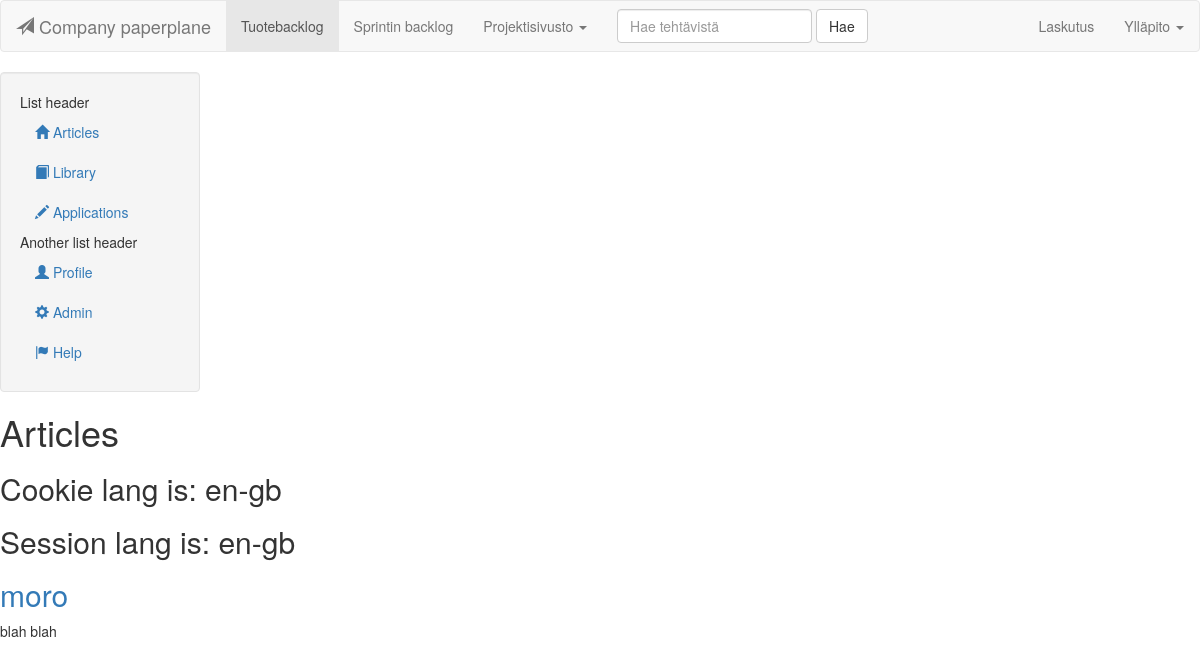
/articles/all/, run on an earlier commit of the app's database.
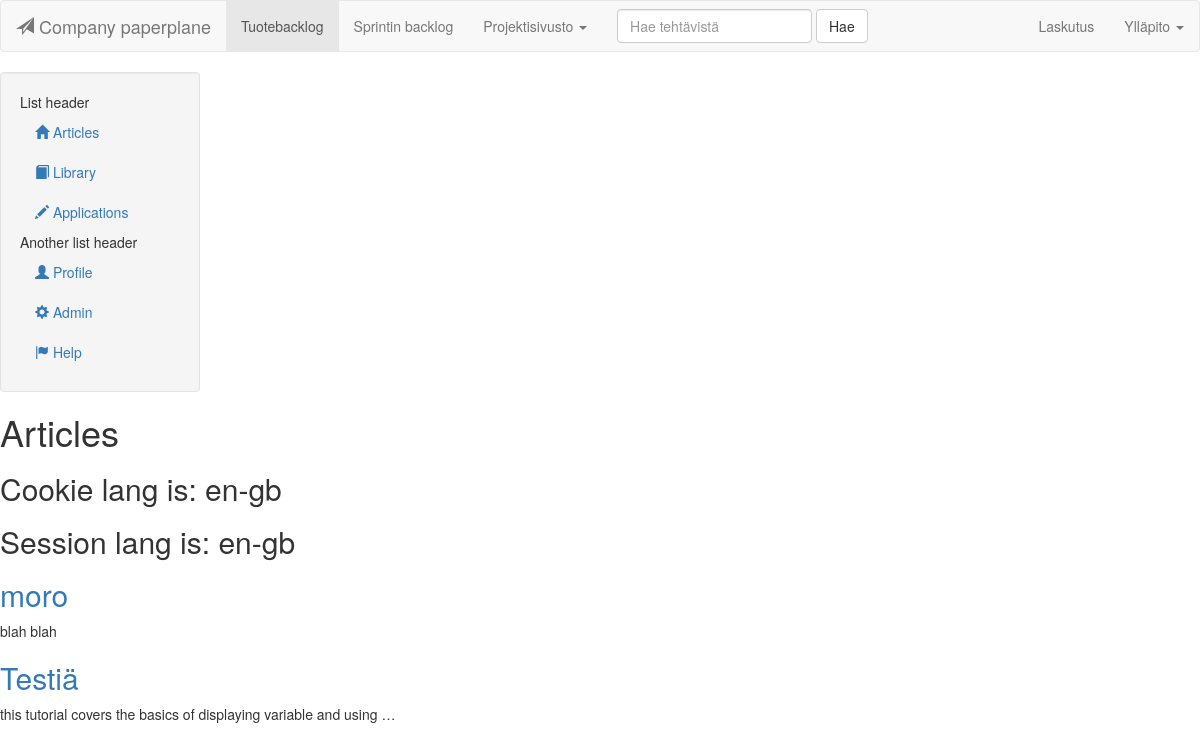
And on a later commit of the database.
### article/models.py (models this page shows)
class Article(models.Model):
  title = models.CharField(max_length=200)
  body = models.TextField()
  pub_date = models.DateTimeField('date published')
  likes = models.IntegerField()

### article/views.py (the view)
# urls.py: url(r'^articles/',include('article.urls')),
def articles(request):
	language = "en-gb"
	session_language = "en-gb"
	if 'lang' in request.COOKIES:
		language = request.COOKIES["lang"]
	if 'lang' in request.session:
		session_language = request.session["lang"]
	return render_to_response('articles.html',
								{'articles': Article.objects.all(),
								  'language': language,
								  'session_language': session_language})

### article/templates/articles.html
{% extends "base.html" %}
{% block sisalto %}
	<h1>Articles</h1>
	<h2>Cookie lang is: {{language}}</h2>
	<h2>Session lang is: {{session_language}}</h2>
	{% if articles.count > 0 %}
		{% for article in articles %}
			<div>
				<h2><a href="/articles/get/{{article.id}}/">{{article.title}}</a></h2>
				<p>{{article.body|lower|truncatewords:"10"}}</p>
			</div>
		{% endfor %}
	{% else %}
		<p>None to show!</p>
	{% endif %}
{% endblock %}

### templates/base.html (shortened to what this page needs)
<html>
<head>
</head>
<body>
<nav class="navbar navbar-default" role="navigation">
  <div class="navbar-header">
    <a class="navbar-brand" href="#"><span class="glyphicon glyphicon-send"></span> Company paperplane</a>
  </div>
  <div class="collapse navbar-collapse" id="bs-example-navbar-collapse-1">
    <ul class="nav navbar-nav">
      <li class="active"><a href="#">Tuotebacklog</a></li>
      <li><a href="#">Sprintin backlog</a></li>
      <li class="dropdown">
        <a href="#" class="dropdown-toggle" data-toggle="dropdown">Projektisivusto <b class="caret"></b></a>
      </li>
    </ul>
    <form class="navbar-form navbar-left" role="search">
      <div class="form-group">
        <input type="text" class="form-control" placeholder="Hae tehtävistä">
      </div>
      <button type="submit" class="btn btn-default">Hae</button>
    </form>
    <ul class="nav navbar-nav navbar-right">
      <li><a href="#">Laskutus</a></li>
      <li class="dropdown">
        <a href="#" class="dropdown-toggle" data-toggle="dropdown">Ylläpito <b class="caret"></b></a>
      </li>
    </ul>
  </div>
</nav>
 <div class="bs-example">
    <div class="well">
        <ul class="nav nav-list">
        	{% block sidebar %}
            <li class="nav-header">List header</li>
		    <li class="active"><a href="/articles/all"><i class="glyphicon glyphicon-home"></i> Articles</a></li>
		    <li><a href="#"><i class="glyphicon glyphicon-book"></i> Library</a></li>
		    <li><a href="#"><i class="glyphicon glyphicon-pencil"></i> Applications</a></li>
		    <li class="nav-header">Another list header</li>
		    <li><a href="#"><i class="glyphicon glyphicon-user"></i> Profile</a></li>
		    <li><a href="/admin"><i class="glyphicon glyphicon-cog"></i> Admin</a></li>
		    <li><a href="#"><i class="glyphicon glyphicon-flag"></i> Help</a></li>
			{% endblock %}
        </ul>
    </div>
</div>
<div id="content">
{% block sisalto %}{% endblock %}
</div>
</body>
<link href="//netdna.bootstrapcdn.com/bootstrap/3.0.2/css/bootstrap.min.css" rel="stylesheet">

### templates/base.html (style rules this page uses)
.well { width: 200px; padding: 0px 0; }
.bs-example { margin: 0px; }

What changed in the data, as far as the page shows it:
added Article: title "Testiä", body "this tutorial covers the basics of displaying variable and using …"
